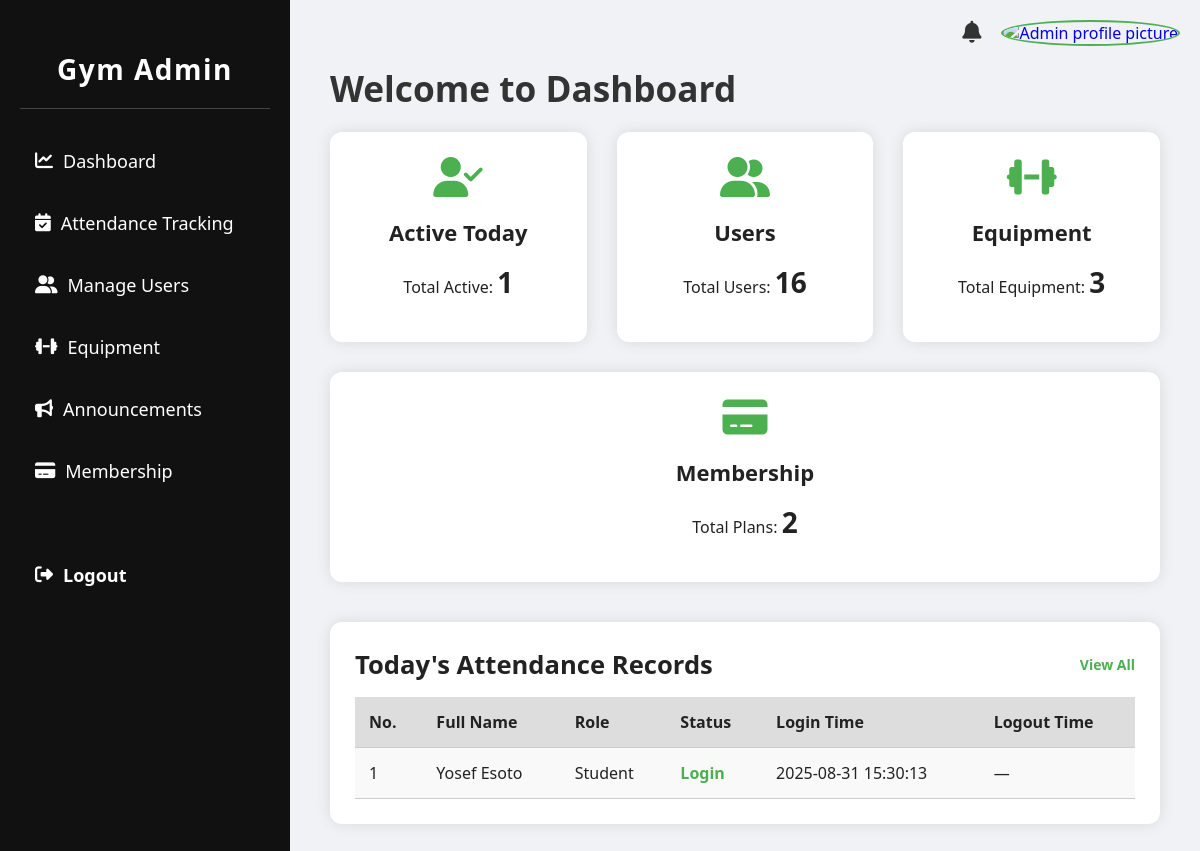
Page /admin/admin_dashboard.php (signed in) on the committed database.
### tables this page shows
CREATE TABLE `attendance` (
  `id` int(11) NOT NULL,
  `user_id` int(11) NOT NULL,
  `status` enum('Login','Logout') NOT NULL,
  `login_time` datetime DEFAULT NULL,
  `logout_time` datetime DEFAULT NULL,
  `timestamp` timestamp NOT NULL DEFAULT current_timestamp(),
  `day` int(11) DEFAULT NULL,
  `month` int(11) DEFAULT NULL,
  `year` int(11) DEFAULT NULL
);

CREATE TABLE `users` (
  `id` int(11) NOT NULL,
  `first_name` varchar(255) DEFAULT NULL,
  `last_name` varchar(255) DEFAULT NULL,
  `age` int(11) DEFAULT NULL,
  `gender` varchar(50) DEFAULT NULL,
  `email` varchar(255) DEFAULT NULL,
  `phone` varchar(50) DEFAULT NULL,
  `membership_end` date NOT NULL,
  `role` varchar(50) DEFAULT NULL,
  `student_id` varchar(50) DEFAULT NULL,
  `course` varchar(50) DEFAULT NULL,
  `section` varchar(50) DEFAULT NULL,
  `customer_id` varchar(50) DEFAULT NULL,
  `payment_plan` varchar(50) DEFAULT NULL,
  `services` text DEFAULT NULL,
  `faculty_id` varchar(50) DEFAULT NULL,
  `faculty_dept` varchar(50) DEFAULT NULL,
  `created_at` timestamp NOT NULL DEFAULT current_timestamp(),
  `reset_otp` varchar(6) DEFAULT NULL,
  `otp_expiry` datetime DEFAULT NULL
);

### admin/admin_dashboard.php (the view, shortened to what this page needs)
<?php
include('../user/db_connection.php');
$adminPhoto = 'default_user.png';
$userCount = 0;
if ($r = $conn->query("SELECT COUNT(*) as total_users FROM users")) {
    $userCount = intval($r->fetch_assoc()['total_users'] ?? 0);
}
$equipmentCount = 0;
if ($r = $conn->query("SELECT COUNT(*) as total_equipment FROM equipment")) {
    $equipmentCount = intval($r->fetch_assoc()['total_equipment'] ?? 0);
}
$membershipCount = 0;
if ($r = $conn->query("SELECT COUNT(*) as total_memberships FROM memberships")) {
    $membershipCount = intval($r->fetch_assoc()['total_memberships'] ?? 0);
}
$activeNow = 0;
if ($stmt = $conn->prepare("SELECT COUNT(*) AS active_now FROM attendance WHERE DATE(timestamp) = CURDATE() AND status = 'Login' AND (logout_time IS NULL OR logout_time = '')")) {
    $stmt->execute();
    $stmt->bind_result($cnt_active_now);
    if ($stmt->fetch()) $activeNow = intval($cnt_active_now);
}
$totalToday = 0;
if ($stmt = $conn->prepare("SELECT COUNT(*) AS total_today FROM attendance WHERE DATE(timestamp) = CURDATE()")) {
    $stmt->execute();
    $stmt->bind_result($cnt_today);
    if ($stmt->fetch()) $totalToday = intval($cnt_today);
}
$rows = [];
$recentQuery = "
    SELECT
        a.id,
        CONCAT(u.first_name, ' ', u.last_name) AS full_name,
        u.role,
        a.status,
        a.login_time,
        a.logout_time
    FROM attendance a
    JOIN users u ON a.user_id = u.id
    WHERE DATE(a.timestamp) = CURDATE()
    ORDER BY a.timestamp DESC
    LIMIT 5
";
if ($res = $conn->query($recentQuery)) {
    $rows = $res->fetch_all(MYSQLI_ASSOC);
}
?>
<!DOCTYPE html>
<html lang="en">
<head>
    <link rel="stylesheet" href="css/all.min.css">
</head>
<body>
<div class="top-icons" aria-hidden="false">
    <a href="notifications.php" class="notification-icon" id="notifBell" title="Notifications" aria-label="Notifications">
        <i class="fas fa-bell" aria-hidden="true"></i>
    </a>
    <a href="admin_profile.php" class="profile-pic" title="Admin Profile" aria-label="Admin Profile">
        <img src="<?= htmlspecialchars($adminPhoto) ?>" alt="Admin profile picture">
    </a>
</div>
<div class="dashboard-wrapper">
    <aside class="sidebar" role="navigation" aria-label="Sidebar Navigation">
        <div class="logo"><h2>Gym Admin</h2></div>
        <nav class="nav" role="menu">
            <ul>
                <li><a href="admin_dashboard.php"><i class="fas fa-chart-line" aria-hidden="true"></i> Dashboard</a></li>
                <li><a href="attendance_tracking.php"><i class="fas fa-calendar-check" aria-hidden="true"></i> Attendance Tracking</a></li>
                <li><a href="manage_users.php"><i class="fas fa-user-friends" aria-hidden="true"></i> Manage Users</a></li>
                <li><a href="manage_equipment.php"><i class="fas fa-dumbbell" aria-hidden="true"></i> Equipment</a></li>
                <li><a href="announcement.php"><i class="fas fa-bullhorn" aria-hidden="true"></i> Announcements</a></li>
                <li><a href="manage_membership.php"><i class="fas fa-credit-card" aria-hidden="true"></i> Membership</a></li>
            </ul>
        </nav>
        <div class="sidebar-logout">
            <a href="admin_logout.php"><i class="fas fa-sign-out-alt" aria-hidden="true"></i> Logout</a>
        </div>
    </aside>
    <div class="main-content" role="main">
        <h1>Welcome to Dashboard</h1>
        <section class="dashboard-cards" aria-label="Dashboard summary">
            <a class="card-link" href="attendance_tracking.php">
                <div class="card" role="button" tabindex="0">
                    <i class="fas fa-user-check" aria-hidden="true"></i>
                    <h3>Active Today</h3>
                    <p>Total Active: <span class="count"><?= intval($activeNow) ?></span></p>
                </div>
            </a>
            <a class="card-link" href="manage_users.php">
                <div class="card" role="button" tabindex="0">
                    <i class="fas fa-user-friends" aria-hidden="true"></i>
                    <h3>Users</h3>
                    <p>Total Users: <span class="count"><?= intval($userCount) ?></span></p>
                </div>
            </a>
            <a class="card-link" href="manage_equipment.php">
                <div class="card" role="button" tabindex="0">
                    <i class="fas fa-dumbbell" aria-hidden="true"></i>
                    <h3>Equipment</h3>
                    <p>Total Equipment: <span class="count"><?= intval($equipmentCount) ?></span></p>
                </div>
            </a>
            <a class="card-link" href="manage_membership.php">
                <div class="card" role="button" tabindex="0">
                    <i class="fas fa-credit-card" aria-hidden="true"></i>
                    <h3>Membership</h3>
                    <p>Total Plans: <span class="count"><?= intval($membershipCount) ?></span></p>
                </div>
            </a>
        </section>
        <section class="attendance-tracking" aria-label="Today's attendance">
            <div class="attendance-header">
                <h2>Today's Attendance Records</h2>
                <a href="view_full_attendance.php" class="view-all">View All</a>
            </div>
            <table aria-describedby="attendance-desc">
                <thead>
                    <tr>
                        <th>No.</th>
                        <th>Full Name</th>
                        <th>Role</th>
                        <th>Status</th>
                        <th>Login Time</th>
                        <th>Logout Time</th>
                    </tr>
                </thead>
                <tbody>
                    <?php if (count($rows) > 0): ?>
                        <?php foreach ($rows as $index => $row): ?>
                            <tr>
                                <td><?= max(0, intval($totalToday) - intval($index)) ?></td>
                                <td><?= htmlspecialchars($row['full_name'] ?? '—') ?></td>
                                <td><?= htmlspecialchars($row['role'] ?? '—') ?></td>
                                <td class="<?= (isset($row['status']) && $row['status'] === 'Login') ? 'status-login' : 'status-logout' ?>">
                                    <?= htmlspecialchars($row['status'] ?? '—') ?>
                                </td>
                                <td><?= !empty($row['login_time']) ? htmlspecialchars($row['login_time']) : '—' ?></td>
                                <td><?= !empty($row['logout_time']) ? htmlspecialchars($row['logout_time']) : '—' ?></td>
                            </tr>
                        <?php endforeach; ?>
                    <?php else: ?>
                        <tr><td colspan="6">No attendance records found for today.</td></tr>
                    <?php endif; ?>
                </tbody>
            </table>
        </section>
    </div>
</div>
</body>
</html>

### admin/admin_dashboard.php (style rules this page uses)
* { box-sizing: border-box; }
body { margin: 0; font-family: 'Segoe UI', Tahoma, Geneva, Verdana, sans-serif; background-color: #f0f2f5; color: #222; }
.dashboard-wrapper { display:flex; height:100vh; overflow:hidden; }
.sidebar { width: 290px; background: #111; backdrop-filter: blur(6px); color: #fff; padding: 20px 20px 40px; position: fixed; height: 100vh; overflow-y: auto; }
.sidebar .logo { text-align:center; padding:30px 0 20px; border-bottom:1px solid #444; margin-bottom:30px; }
.sidebar .logo h2 { margin:0; font-size:28px; font-weight:600; letter-spacing:1.5px; color:#fff; }
.sidebar .nav ul { list-style:none; padding:0; margin:0; }
.sidebar .nav ul li { margin:18px 0; }
.sidebar .nav ul li a { font-size:18px; font-weight:500; color:#fff; text-decoration:none; display:flex; align-items:center; gap:10px; padding:10px 15px; border-radius:6px; transition: background .3s, color .3s; }
.sidebar-logout a { color:#fff; text-decoration:none; display:flex; align-items:center; gap:10px; margin-top:60px; font-weight:bold; font-size:18px; padding:10px 15px; border-radius:6px; transition: background .3s, color .3s; }
.main-content { margin-left:290px; padding:40px; flex:1; overflow-y:auto; }
h1 { font-size:2.2rem; margin-bottom:20px; color:#333; }
.dashboard-cards { display:flex; flex-wrap:wrap; gap:30px; margin-bottom:40px; }
.card-link { text-decoration:none; color:inherit; flex:1; min-width:250px; }
.card { background-color:#ffffff; padding:25px; border-radius:12px; box-shadow:0 0 15px rgba(0,0,0,0.1); text-align:center; transition: transform .2s ease, box-shadow .2s ease; }
.card i { font-size:40px; margin-bottom:10px; color:#4CAF50; }
.card h3 { margin:10px 0 5px; font-size:22px; }
.card .count { font-size:28px; font-weight:bold; color:#222; }
.attendance-tracking { background:#fff; padding:25px; border-radius:12px; box-shadow:0 0 15px rgba(0,0,0,0.1); }
.attendance-header { display:flex; justify-content:space-between; align-items:center; }
.attendance-header h2 { font-size:1.6rem; color:#222; margin:0; }
.view-all { font-size:14px; text-decoration:none; color:#4CAF50; font-weight:bold; }
table { width:100%; border-collapse:collapse; background-color:#f9f9f9; margin-top:15px; }
thead { background-color:#ddd; }
table th, table td { padding:14px; text-align:left; border-bottom:1px solid #ccc; }
.status-login { color:#4CAF50; font-weight:bold; }
.top-icons { position: fixed; top: 20px; right: 20px; z-index: 1000; display:flex; align-items:center; gap:20px; }
.top-icons a { text-decoration:none; position:relative; display:inline-block; }
.top-icons .notification-icon i { font-size:22px; color:#333; }
.top-icons .profile-pic img { width:45px; height:45px; border-radius:50%; object-fit:cover; border:2px solid #4CAF50; }

### rows in the picture
attendance: max(0, intval($totalToday) - intval($index)) "1", full_name "Yosef Esoto", user.role "Student", status "Login", login_time "2025-08-31 15:30:13"

### other values in the picture
$activeNow "1"
$userCount "16"
$equipmentCount "3"
$membershipCount "2"
